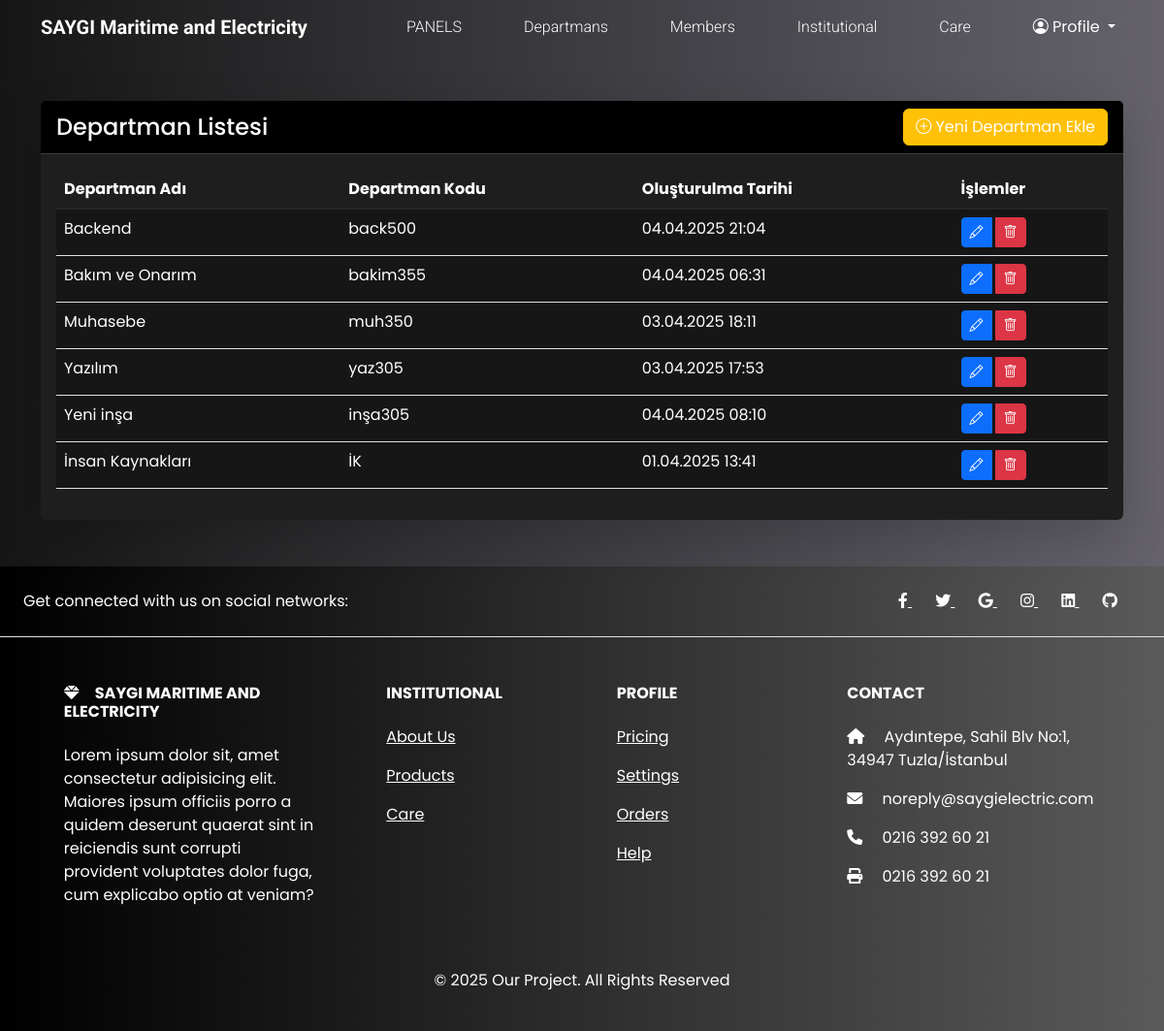
Page /departments/ (signed in) on the committed database.
### jobs/models.py (models this page shows, shortened)
class Department(models.Model):
    name = models.CharField(_("Departman Adı"), max_length=50, unique=True)
    code = models.CharField(_("Departman Kodu"), max_length=20, unique=True)
    created_at = models.DateTimeField(auto_now_add=True)
    updated_at = models.DateTimeField(auto_now=True)
    class Meta:
        verbose_name = _("Departman")
        verbose_name_plural = _("Departmanlar")
        ordering = ["name"]

### jobs/views.py (the view)
# urls.py: path("departments/", views.department_list, name="department_list"),
@user_passes_test(is_superuser)
def department_list(request):
    departments = Department.objects.all()
    return render(request, "departments/list.html", {"departments": departments})

### jobs/views.py (called while the page is built)
def is_superuser(user):
    return user.is_superuser

### jobs/templates/departments/list.html (shortened to what this page needs)
{% extends "base.html" %}
{% load i18n %}
{% load static %}
{% block content %}
    <div class="container my-5">
        <div class="row">
            <div class="col-12">
                <div class="card border-0 shadow-lg">
                    <div class="card-header bg-black text-white d-flex justify-content-between align-items-center">
                        <h4 class="mb-0">{% trans "Departman Listesi" %}</h4>
                        <a href="{% url 'department_add' %}" class="btn btn-warning">
                            <i class="bi bi-plus-circle"></i> {% trans "Yeni Departman Ekle" %}
                        </a>
                    </div>
                    <div class="card-body">
                        <div class="table-responsive">
                            <table class="table table-hover">
                                <thead class="table-dark">
                                    <tr>
                                        <th>{% trans "Departman Adı" %}</th>
                                        <th>{% trans "Departman Kodu" %}</th>
                                        <th>{% trans "Oluşturulma Tarihi" %}</th>
                                        <th>{% trans "İşlemler" %}</th>
                                    </tr>
                                </thead>
                                <tbody>
                                    {% for department in departments %}
                                        <tr>
                                            <td>{{ department.name }}</td>
                                            <td>{{ department.code }}</td>
                                            <td>{{ department.created_at|date:"d.m.Y H:i" }}</td>
                                            <td>
                                                <div class="btn-group">
                                                    <a href="{% url 'department_edit' department.id %}" class="btn btn-sm btn-primary me-1">
                                                        <i class="bi bi-pencil"></i>
                                                    </a>
                                                    <button type="button"
                                                            class="btn btn-sm btn-danger"
                                                            data-bs-toggle="modal"
                                                            data-bs-target="#deleteModal{{ department.id }}">
                                                        <i class="bi bi-trash"></i>
                                                    </button>
                                                </div>
                                            </td>
                                        </tr>
                                    {% endfor %}
                                </tbody>
                            </table>
                        </div>
                    </div>
                </div>
            </div>
        </div>
    </div>
{% endblock content %}

### jobs/static/css/style.css (style rules this page uses)
body { background:linear-gradient(to right, #161616, #65626c) !important; color: #ffffff !important; }
:root { --bs-font-sans-serif: 'Poppins', sans-serif !important; --bs-emphasis-color-rgb: 255, 255, 255 !important; --bs-body-color: #ffffff !important; --bs-secondary-color:rgb(197 197 197 / 75%) !important; --bs-secondary-rgb: 243, 188, 43 !important; --bs-link-color-rgb: 255, 255, 255; --bs-body-bg: #161616 !important; --bs-dark-rgb: 22, 22, 22 !important; --bs-light-rgb: 255, 255, 255 !important; --bs-primary-rgb: 13, 110, 253 !important; --bs-secondary-rgb: 243, 188, 43 !important; --bs-success-rgb: 25, 135, 84 !important; --bs-info-rgb: 13, 202, 240 !important; --bs-warning-rgb: 255, 193, 7 !important; --bs-danger-rgb: 220, 53, 69 !important; }
* { color: #ffffff !important; }
.card { background-color: #1e1e1e !important; border-color: #2d2d2d !important; color: #ffffff !important; }
.card-header { background-color: #2d2d2d !important; border-bottom-color: #3d3d3d !important; color: #ffffff !important; }
.card-body { color: #ffffff !important; }
.table { color: #ffffff !important; }
.table-dark { background-color: #1e1e1e !important; }
.table-dark td, .table-dark th { background-color: #1e1e1e !important; border-color: #2d2d2d !important; color: #ffffff !important; }
a { color: #ffffff !important; }
.btn { color: #ffffff !important; }
::placeholder { color: #ffffff !important; opacity: 0.7; }

### rows in the picture
Department: name "Backend", code "back500", created_at "04.04.2025 21:04"
Department: name "Bakım ve Onarım", code "bakim355", created_at "04.04.2025 06:31"
Department: name "Muhasebe", code "muh350", created_at "03.04.2025 18:11"
Department: name "Yazılım", code "yaz305", created_at "03.04.2025 17:53"
Department: name "Yeni inşa", code "inşa305", created_at "04.04.2025 08:10"
Department: name "İnsan Kaynakları", code "İK", created_at "01.04.2025 13:41"
